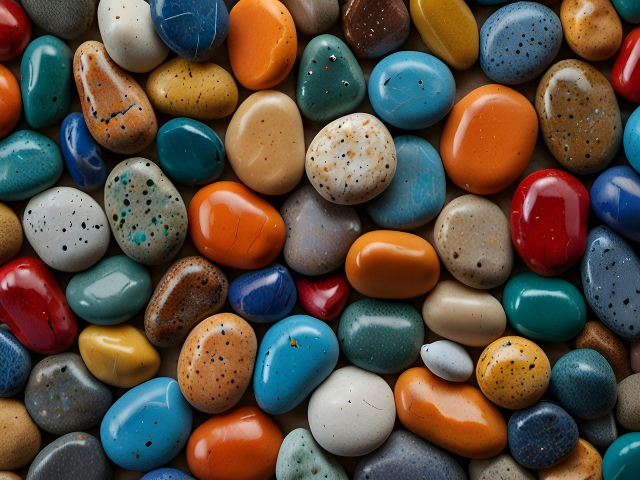
#> input picture stones.jpg, 1280 x 960 px (shown at 1/2 size)
$ python imagecolourdetection.py
#> lines starting #> are read from the running program, lines starting #| are printed output that depends on the picture

import cv2
import pandas as pd

# Prompting the user to enter the image name
img_name = input("Enter the image file name (with extension, e.g., 'image1.jpg'): ")
#> the answer given: stones.jpg

# Reading the image with OpenCV
img = cv2.imread(img_name)
#> img is the input picture: shape (960, 1280, 3); mean B, G, R 65.8, 78.3, 91.8

if img is None:
    print(f"Error: Could not load the image '{img_name}'. Please check the file name and try again.")
    exit()

# Declaring global variables
r = g = b = xpos = ypos = 0

# Reading CSV file with pandas and giving names to each column
index = ["color", "color_name", "hex", "R", "G", "B"]
csv = pd.read_csv('colors.csv', names=index, header=None)
#> (reads colors.csv from the repository)

# Function to calculate the minimum distance from all colors and get the most matching color
def getColorName(R, G, B):
    minimum = 10000
    for i in range(len(csv)):
        d = abs(R - int(csv.loc[i, "R"])) + abs(G - int(csv.loc[i, "G"])) + abs(B - int(csv.loc[i, "B"]))
        if d <= minimum:
            minimum = d
            cname = csv.loc[i, "color_name"]
    return cname

# Function to track mouse movement and get the color at the cursor position
def draw_function(event, x, y, flags, param):
    global xpos, ypos, r, g, b
    if event == cv2.EVENT_MOUSEMOVE:  # Triggered whenever the mouse moves
        xpos, ypos = x, y
        if xpos < img.shape[1] and ypos < img.shape[0]:
            b, g, r = img[y, x]
            b = int(b)
            g = int(g)
            r = int(r)

cv2.namedWindow('image')
cv2.setMouseCallback('image', draw_function)

while True:
    # Create a copy of the image to draw the rectangle and text
    img_copy = img.copy()

    # Draw rectangle and display color name and RGB values
    cv2.rectangle(img_copy, (20, 20), (750, 60), (b, g, r), -1)
    text = getColorName(r, g, b) + ' R=' + str(r) + ' G=' + str(g) + ' B=' + str(b)
    cv2.putText(img_copy, text, (50, 50), 2, 0.8, (255, 255, 255), 2, cv2.LINE_AA)
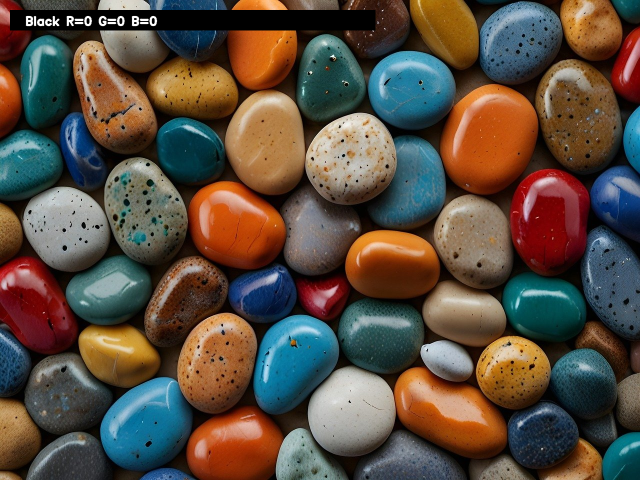
#> img_copy: shape (960, 1280, 3) (shown at 1/2 size); mean B, G, R 64.6, 76.9, 89.9

    # For very light colors, display text in black
    if r + g + b >= 600:
        cv2.putText(img_copy, text, (50, 50), 2, 0.8, (0, 0, 0), 2, cv2.LINE_AA)

    # Show the image with color name displayed dynamically
    cv2.imshow("image", img_copy)

    # Break the loop when user hits the 'Esc' key
    if cv2.waitKey(20) & 0xFF == 27:
#> (key Esc is pressed here)
        break

cv2.destroyAllWindows()
